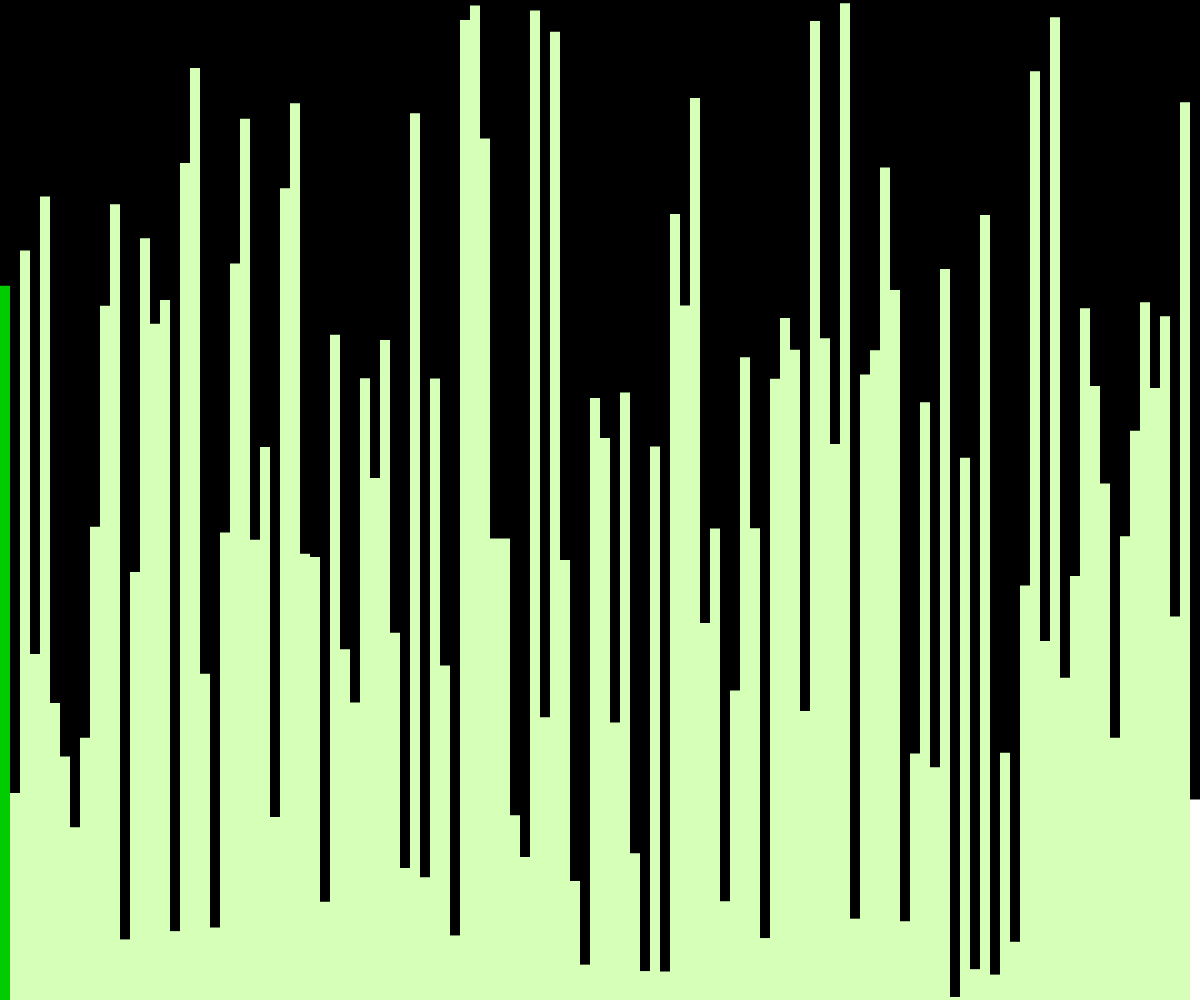
Frame 1 (no input)
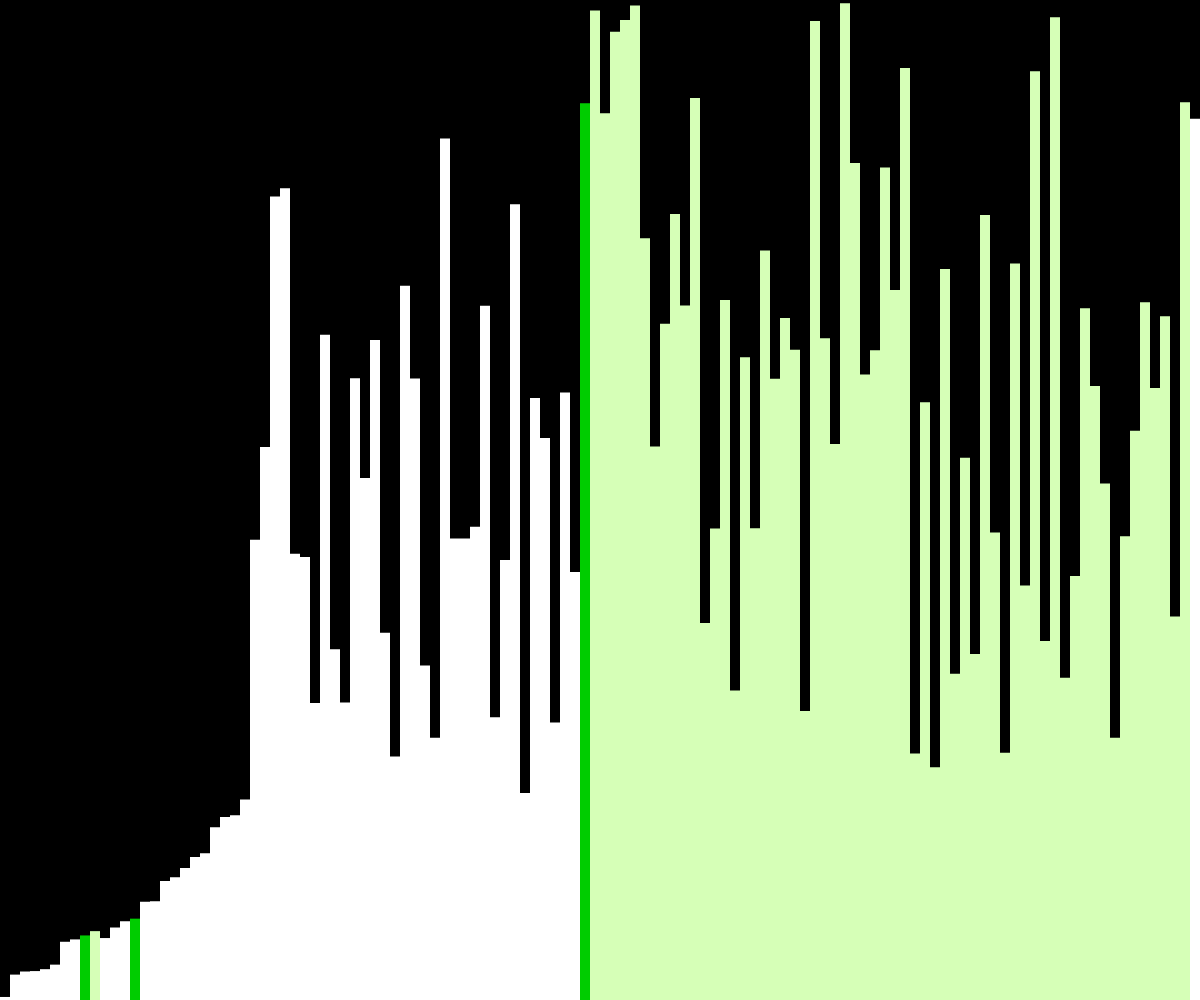
Frame 60 (no input)
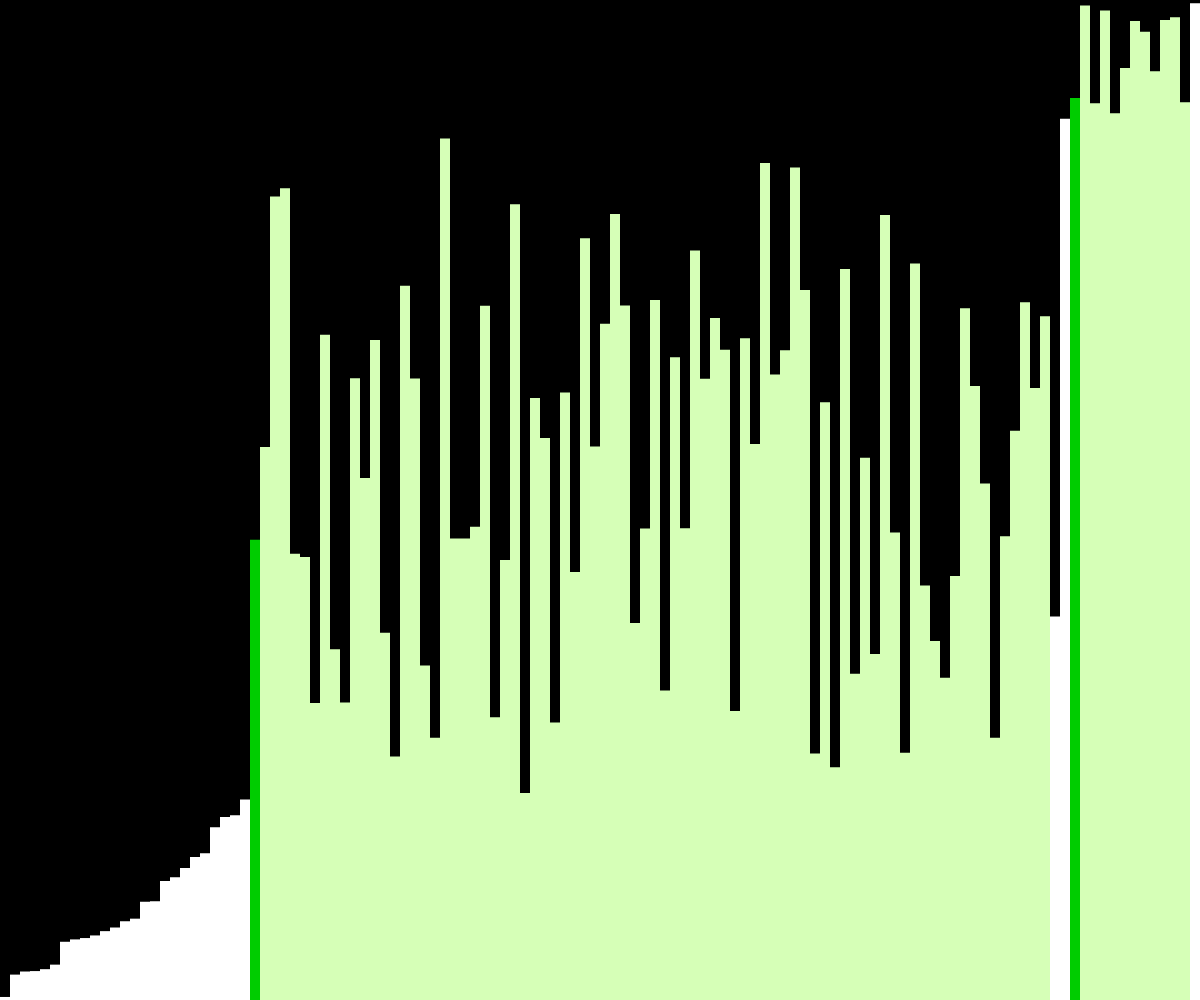
Frame 120 (the mouse pressed at the canvas centre since frame 60)

The p5.js sketch that drew these frames (run headless with seeded random() and noise() and a simulated clock; from frame 60 on, the mouse is pressed at the canvas centre):

// p5.js sketch
// ── sketch.js
let values = [];
let w = 10;

let states = [];

function setup() {
  createCanvas(windowWidth, windowHeight);
  values = new Array(floor(width / w));
  for (let i = 0; i < values.length; i++) {
    values[i] = random(height);
    states[i] = -1;
  }
  quickSort(values, 0, values.length - 1);
}

async function quickSort(arr, start, end) {
  if (start >= end) {
    return;
  }
  let index = await partition(arr, start, end);
  states[index] = -1;

  await Promise.all([
    quickSort(arr, start, index - 1),
    quickSort(arr, index + 1, end)
  ]);
}

async function partition(arr, start, end) {
  for (let i = start; i < end; i++) {
    states[i] = 1;
  }

  let pivotValue = arr[end];
  let pivotIndex = start;
  states[pivotIndex] = 0;
  for (let i = start; i < end; i++) {
    if (arr[i] < pivotValue) {
      await swap(arr, i, pivotIndex);
      states[pivotIndex] = -1;
      pivotIndex++;
      states[pivotIndex] = 0;
    }
  }
  await swap(arr, pivotIndex, end);

  for (let i = start; i < end; i++) {
    if (i != pivotIndex) {
      states[i] = -1;
    }
  }

  return pivotIndex;
}

function draw() {
  background(0);

  for (let i = 0; i < values.length; i++) {
    noStroke();
    if (states[i] == 0) {
      fill('#00cc00');
    } else if (states[i] == 1) {
      fill('#D6FFB7');
    } else {
      fill(255);
    }
    rect(i * w, height - values[i], w, values[i]);
  }
}

async function swap(arr, a, b) {
  await sleep(50);
  let temp = arr[a];
  arr[a] = arr[b];
  arr[b] = temp;
}

function sleep(ms) {
  return new Promise(resolve => setTimeout(resolve, ms));
}
